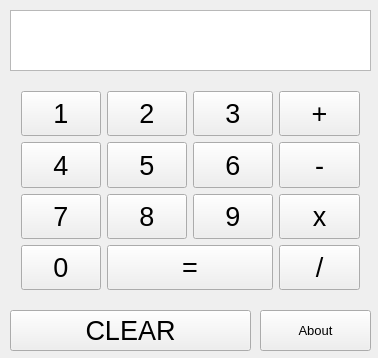
<?xml version="1.0" encoding="UTF-8"?>
<ui version="4.0">
 <class>Ring0CalculatorClass</class>
 <widget class="QWidget" name="Ring0CalculatorClass">
  <property name="geometry">
   <rect>
    <x>0</x>
    <y>0</y>
    <width>378</width>
    <height>358</height>
   </rect>
  </property>
  <property name="sizePolicy">
   <sizepolicy hsizetype="Preferred" vsizetype="Preferred">
    <horstretch>0</horstretch>
    <verstretch>0</verstretch>
   </sizepolicy>
  </property>
  <property name="minimumSize">
   <size>
    <width>0</width>
    <height>0</height>
   </size>
  </property>
  <property name="maximumSize">
   <size>
    <width>16777215</width>
    <height>16777215</height>
   </size>
  </property>
  <property name="windowTitle">
   <string>Kernel Calculator (Ring0)</string>
  </property>
  <widget class="QPushButton" name="clearButton">
   <property name="geometry">
    <rect>
     <x>10</x>
     <y>310</y>
     <width>241</width>
     <height>41</height>
    </rect>
   </property>
   <property name="font">
    <font>
     <pointsize>20</pointsize>
    </font>
   </property>
   <property name="text">
    <string>CLEAR</string>
   </property>
  </widget>
  <widget class="QTextEdit" name="resultTextEdit">
   <property name="enabled">
    <bool>true</bool>
   </property>
   <property name="geometry">
    <rect>
     <x>10</x>
     <y>10</y>
     <width>361</width>
     <height>61</height>
    </rect>
   </property>
   <property name="font">
    <font>
     <pointsize>20</pointsize>
    </font>
   </property>
  </widget>
  <widget class="QPushButton" name="aboutButton">
   <property name="geometry">
    <rect>
     <x>260</x>
     <y>310</y>
     <width>111</width>
     <height>41</height>
    </rect>
   </property>
   <property name="font">
    <font>
     <pointsize>10</pointsize>
    </font>
   </property>
   <property name="text">
    <string>About</string>
   </property>
  </widget>
  <widget class="QWidget" name="">
   <property name="geometry">
    <rect>
     <x>10</x>
     <y>80</y>
     <width>361</width>
     <height>221</height>
    </rect>
   </property>
   <layout class="QHBoxLayout" name="horizontalLayout">
    <item>
     <layout class="QGridLayout" name="gridLayout">
      <item row="3" column="2" colspan="2">
       <widget class="QPushButton" name="calculateButton">
        <property name="sizePolicy">
         <sizepolicy hsizetype="Minimum" vsizetype="Expanding">
          <horstretch>0</horstretch>
          <verstretch>0</verstretch>
         </sizepolicy>
        </property>
        <property name="font">
         <font>
          <pointsize>20</pointsize>
         </font>
        </property>
        <property name="text">
         <string>=</string>
        </property>
       </widget>
      </item>
      <item row="2" column="3">
       <widget class="QPushButton" name="nineButton">
        <property name="sizePolicy">
         <sizepolicy hsizetype="Minimum" vsizetype="Expanding">
          <horstretch>0</horstretch>
          <verstretch>0</verstretch>
         </sizepolicy>
        </property>
        <property name="font">
         <font>
          <pointsize>20</pointsize>
         </font>
        </property>
        <property name="text">
         <string>9</string>
        </property>
       </widget>
      </item>
      <item row="2" column="0">
       <widget class="QPushButton" name="sevenButton">
        <property name="sizePolicy">
         <sizepolicy hsizetype="Minimum" vsizetype="Expanding">
          <horstretch>0</horstretch>
          <verstretch>0</verstretch>
         </sizepolicy>
        </property>
        <property name="font">
         <font>
          <pointsize>20</pointsize>
         </font>
        </property>
        <property name="text">
         <string>7</string>
        </property>
       </widget>
      </item>
      <item row="1" column="0">
       <widget class="QPushButton" name="fourButton">
        <property name="sizePolicy">
         <sizepolicy hsizetype="Minimum" vsizetype="Expanding">
          <horstretch>0</horstretch>
          <verstretch>0</verstretch>
         </sizepolicy>
        </property>
        <property name="font">
         <font>
          <pointsize>20</pointsize>
         </font>
        </property>
        <property name="text">
         <string>4</string>
        </property>
       </widget>
      </item>
      <item row="1" column="2">
       <widget class="QPushButton" name="fiveButton">
        <property name="sizePolicy">
         <sizepolicy hsizetype="Minimum" vsizetype="Expanding">
          <horstretch>0</horstretch>
          <verstretch>0</verstretch>
         </sizepolicy>
        </property>
        <property name="font">
         <font>
          <pointsize>20</pointsize>
         </font>
        </property>
        <property name="text">
         <string>5</string>
        </property>
       </widget>
      </item>
      <item row="0" column="0">
       <widget class="QPushButton" name="oneButton">
        <property name="sizePolicy">
         <sizepolicy hsizetype="Minimum" vsizetype="Expanding">
          <horstretch>0</horstretch>
          <verstretch>0</verstretch>
         </sizepolicy>
        </property>
        <property name="font">
         <font>
          <pointsize>20</pointsize>
         </font>
        </property>
        <property name="text">
         <string>1</string>
        </property>
       </widget>
      </item>
      <item row="1" column="3">
       <widget class="QPushButton" name="sixButton">
        <property name="sizePolicy">
         <sizepolicy hsizetype="Minimum" vsizetype="Expanding">
          <horstretch>0</horstretch>
          <verstretch>0</verstretch>
         </sizepolicy>
        </property>
        <property name="font">
         <font>
          <pointsize>20</pointsize>
         </font>
        </property>
        <property name="text">
         <string>6</string>
        </property>
       </widget>
      </item>
      <item row="2" column="2">
       <widget class="QPushButton" name="eightButton">
        <property name="sizePolicy">
         <sizepolicy hsizetype="Minimum" vsizetype="Expanding">
          <horstretch>0</horstretch>
          <verstretch>0</verstretch>
         </sizepolicy>
        </property>
        <property name="font">
         <font>
          <pointsize>20</pointsize>
         </font>
        </property>
        <property name="text">
         <string>8</string>
        </property>
       </widget>
      </item>
      <item row="0" column="2">
       <widget class="QPushButton" name="twoButton">
        <property name="sizePolicy">
         <sizepolicy hsizetype="Minimum" vsizetype="Expanding">
          <horstretch>0</horstretch>
          <verstretch>0</verstretch>
         </sizepolicy>
        </property>
        <property name="font">
         <font>
          <pointsize>20</pointsize>
         </font>
        </property>
        <property name="text">
         <string>2</string>
        </property>
       </widget>
      </item>
      <item row="3" column="0">
       <widget class="QPushButton" name="zeroButton">
        <property name="sizePolicy">
         <sizepolicy hsizetype="Minimum" vsizetype="Expanding">
          <horstretch>0</horstretch>
          <verstretch>0</verstretch>
         </sizepolicy>
        </property>
        <property name="font">
         <font>
          <pointsize>20</pointsize>
         </font>
        </property>
        <property name="text">
         <string>0</string>
        </property>
       </widget>
      </item>
      <item row="0" column="3">
       <widget class="QPushButton" name="threeButton">
        <property name="sizePolicy">
         <sizepolicy hsizetype="Minimum" vsizetype="Expanding">
          <horstretch>0</horstretch>
          <verstretch>0</verstretch>
         </sizepolicy>
        </property>
        <property name="font">
         <font>
          <pointsize>20</pointsize>
         </font>
        </property>
        <property name="text">
         <string>3</string>
        </property>
       </widget>
      </item>
     </layout>
    </item>
    <item>
     <layout class="QGridLayout" name="gridLayout_2">
      <item row="2" column="0">
       <widget class="QPushButton" name="multiplyButton">
        <property name="sizePolicy">
         <sizepolicy hsizetype="Minimum" vsizetype="Expanding">
          <horstretch>0</horstretch>
          <verstretch>0</verstretch>
         </sizepolicy>
        </property>
        <property name="font">
         <font>
          <pointsize>20</pointsize>
         </font>
        </property>
        <property name="text">
         <string>x</string>
        </property>
       </widget>
      </item>
      <item row="0" column="0">
       <widget class="QPushButton" name="addButton">
        <property name="sizePolicy">
         <sizepolicy hsizetype="Minimum" vsizetype="Expanding">
          <horstretch>0</horstretch>
          <verstretch>0</verstretch>
         </sizepolicy>
        </property>
        <property name="font">
         <font>
          <pointsize>20</pointsize>
         </font>
        </property>
        <property name="text">
         <string>+</string>
        </property>
       </widget>
      </item>
      <item row="1" column="0">
       <widget class="QPushButton" name="minusButton">
        <property name="sizePolicy">
         <sizepolicy hsizetype="Minimum" vsizetype="Expanding">
          <horstretch>0</horstretch>
          <verstretch>0</verstretch>
         </sizepolicy>
        </property>
        <property name="font">
         <font>
          <pointsize>20</pointsize>
         </font>
        </property>
        <property name="text">
         <string>-</string>
        </property>
       </widget>
      </item>
      <item row="3" column="0">
       <widget class="QPushButton" name="divideButton">
        <property name="sizePolicy">
         <sizepolicy hsizetype="Minimum" vsizetype="Expanding">
          <horstretch>0</horstretch>
          <verstretch>0</verstretch>
         </sizepolicy>
        </property>
        <property name="font">
         <font>
          <pointsize>20</pointsize>
         </font>
        </property>
        <property name="text">
         <string>/</string>
        </property>
       </widget>
      </item>
     </layout>
    </item>
   </layout>
  </widget>
 </widget>
 <layoutdefault spacing="6" margin="11"/>
 <resources>
  <include location="Ring0Calculator.qrc"/>
 </resources>
 <connections/>
</ui>
